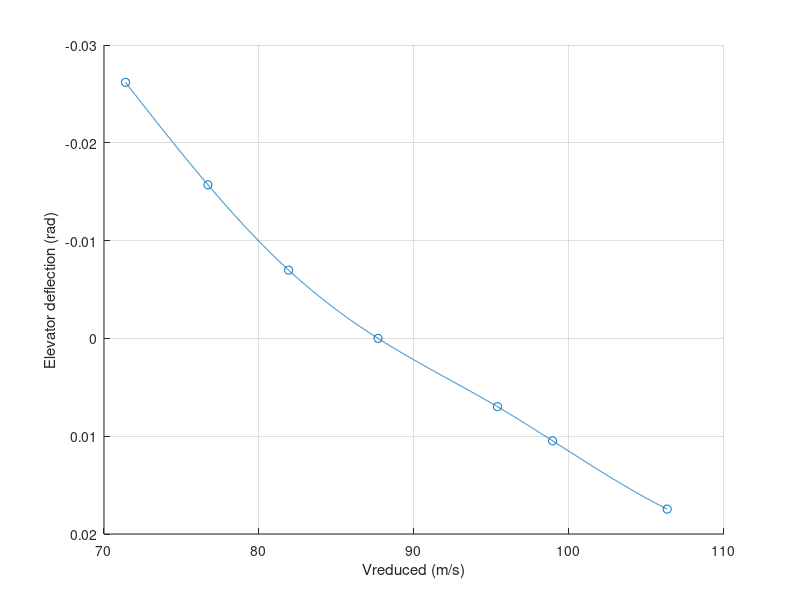

MATLAB code to generate this figure: (Note: this script raises an error after producing the figure.)
clear all;
close all;
clc;

%parameters
Cmdelta = -0.1293;
Weight0 = 60500 ;%N 

time = [2239,2351,2484,2576,2741,2840,2920];

%hp,IAS,a,de,detr,Fe,FFl,FFr,Fused,TAT
data = [6060	161	5.3	0	2.8	0	462	486	664	5.5;
6350	150	6.3	-0.4	2.8	-23	458	482	694	4.5;
6550	140	7.3	-0.9	2.8	-29	454	477	730	3.5;
6880	130	8.5	-1.5	2.8	-46	449	473	755	2.5;
6160	173	4.5	0.4	2.8	26	465	489	798	5.0;
5810	179	4.1	0.6	2.8	40	472	496	825	6.2;
5310	192	3.4	1	2.8	83	482	505	846	8.2];

V = transpose(data(:,2))*0.51444;%kts to m/s
Fe = transpose(data(:,6)); %N
alpha = transpose(data(:,3))/180*pi;%deg to rad
de = transpose(data(:,4))/180*pi; %deg to rad
Fe_reduced = [];

%Reducing the Force
for a=1:1:length(Fe) ;
    temp = Fe(a)*((Weight0/9.81-data(a,9)*0.4535)/(Weight0/9.81))^(-1);
    Fe_reduced = [Fe_reduced temp];
end


%Reducing Velocity
V_reduced = [];
for a=1:1:length(V);
    temp = V(a)*sqrt((Weight0/9.81-data(a,9))/(Weight0/9.81))^(-1);
    V_reduced = [V_reduced temp];
end

%plotting
%elevator deflection
xq = min(V_reduced):0.01:max(V_reduced);
yq = interp1(V_reduced, de,xq,"spline");
figure();
hold on;
scatter(V_reduced,de);
plot(xq,yq);
hold off;
xlabel('Vreduced (m/s)');
ylabel('Elevator deflection (rad)');
grid on;
ax = gca;
set(ax, 'Ydir', 'reverse');
ax.XAxisLocation = 'origin';
ax.YAxisLocation = 'origin';

%Stick force
xq2 = min(V_reduced):0.01:max(V_reduced)
yq2 = interp1(V_reduced, Fe_reduced,xq,"spline")
figure();
hold on
scatter(V_reduced,Fe_reduced);
plot(xq2,yq2)
hold off
xlabel('Vreduced (m/s)');
ylabel('Stick force reduced(N)')
grid on
ax2 = gca;
set(ax2, 'Ydir', 'reverse');
ax2.XAxisLocation = 'origin'
ax2.YAxisLocation = 'origin'



[r,m,b] = regression(alpha,de);



x = 0:0.01:0.2
y = m*x+b

figure();
scatter(alpha,de);
hold on 
plot(x,y)
hold off
xlabel("Alpha (rad)");
ylabel("Elevator deflection (rad)");


grid on
ax2 = gca;
set(ax2, 'Ydir', 'reverse');
ax2.XAxisLocation = 'origin'
ax2.YAxisLocation = 'origin'


Cmalpha = -Cmdelta*m
m 



